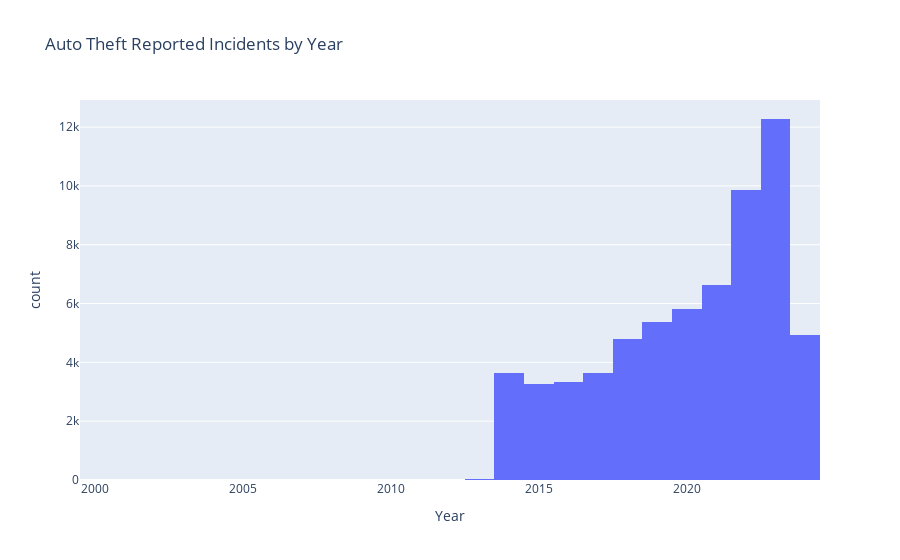

Notebook source saved alongside this figure:
### Code cell
#import plotly express library for visualization
import plotly.express as px

#Generate histogram to show incidents reported in each year to see yearly incident trends. Dataset used was latest updated July 23rd 2024
fig_incident_count = px.histogram(df,x="OCC_YEAR", 
                                  labels={
                                      "OCC_YEAR":"Year",
                                      "count":"Count of Occurences"
                                  },
                                  title='Auto Theft Reported Incidents by Year')
fig_incident_count.show()

# Histogram shows that there is a steady increase in auto thefts over time. 
# While 2022 and 2023 may have been outliers, 2024 incidences is trending above 2021 and prior years.
# This indicates that without intervention, the environment has shifted to likely expect increased reported auto theft occurances since 2021.

### Figure 1 — Plotly figure (JSON) as saved in the notebook; plotly's stock layout.template omitted (floating-point values rounded to 4 significant figures; data arrays with more than 128 entries replaced by an {"elided": "..."} marker saying what was removed)
{"data": [{"alignmentgroup": "True", "bingroup": "x", "hovertemplate": "Year=%{x}<br>count=%{y}<extra></extra>", "legendgroup": "", "marker": {"color": "#636efa", "pattern": {"shape": ""}}, "name": "", "offsetgroup": "", "orientation": "v", "showlegend": false, "type": "histogram", "x": {"elided": "63629 int values"}, "xaxis": "x", "yaxis": "y"}], "layout": {"barmode": "relative", "legend": {"tracegroupgap": 0}, "title": {"text": "Auto Theft Reported Incidents by Year"}, "xaxis": {"anchor": "y", "domain": [0, 1], "title": {"text": "Year"}}, "yaxis": {"anchor": "x", "domain": [0, 1], "title": {"text": "count"}}}}
